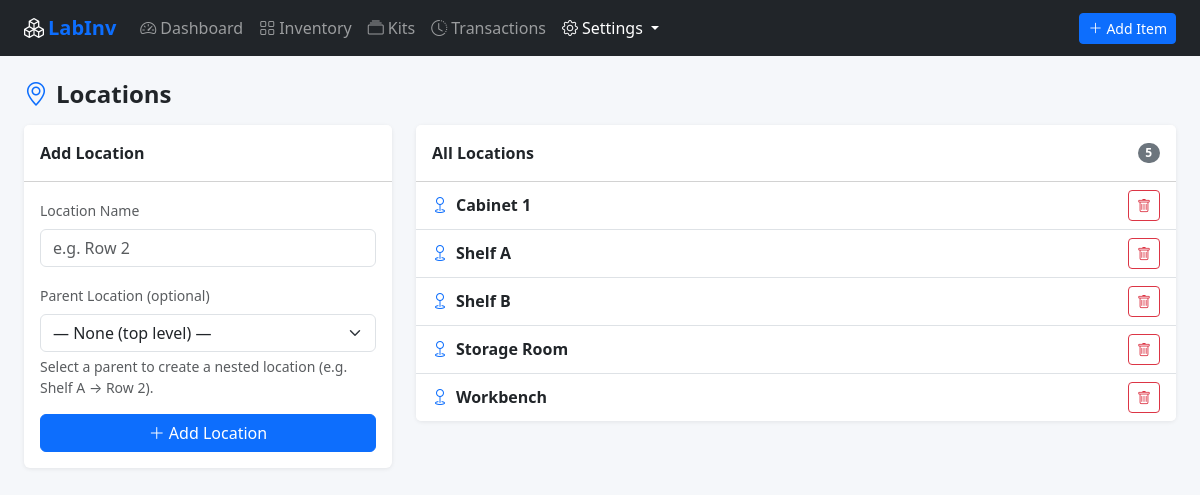
/locations, run on the app's committed database.
### tables this page shows
CREATE TABLE locations (
            id        INTEGER PRIMARY KEY AUTOINCREMENT,
            name      TEXT NOT NULL UNIQUE,
            parent_id INTEGER REFERENCES locations(id)
        );

### app.py (the view, shortened to what this page needs)
@app.route("/locations", methods=["GET", "POST"])
def locations():
    db = get_db()
    locs = db.execute("""
        SELECT l.*, p.name AS parent_name
        FROM locations l
        LEFT JOIN locations p ON l.parent_id = p.id
        ORDER BY COALESCE(p.name, l.name), l.parent_id NULLS FIRST, l.name
    """).fetchall()
    db.close()
    return render_template("locations.html", locations=locs)

### app.py (called while the page is built)
def get_db():
    conn = sqlite3.connect(DATABASE)
    conn.row_factory = sqlite3.Row
    conn.execute("PRAGMA foreign_keys = ON")
    return conn

### templates/locations.html (shortened to what this page needs)
{% extends "base.html" %}
{% block content %}
<div class="mt-4 mb-3">
  <h4 class="mb-0 fw-bold"><i class="bi bi-geo-alt me-2 text-primary"></i>Locations</h4>
</div>
<div class="row g-4">
  <div class="col-12 col-md-5 col-lg-4">
    <div class="card">
      <div class="card-header bg-white py-3"><span class="fw-semibold">Add Location</span></div>
      <div class="card-body">
        <form method="post">
          <div class="mb-3">
            <label class="form-label small text-muted">Location Name</label>
            <input type="text" name="name" class="form-control" placeholder="e.g. Row 2" required>
          </div>
          <div class="mb-3">
            <label class="form-label small text-muted">Parent Location <span class="text-muted">(optional)</span></label>
            <select name="parent_id" class="form-select">
              <option value="">— None (top level) —</option>
            </select>
            <div class="form-text">Select a parent to create a nested location (e.g. Shelf A → Row 2).</div>
          </div>
          <button class="btn btn-primary w-100" type="submit"><i class="bi bi-plus-lg me-1"></i>Add Location</button>
        </form>
      </div>
    </div>
  </div>
  <div class="col-12 col-md-7 col-lg-8">
    <div class="card">
      <div class="card-header bg-white py-3 d-flex justify-content-between align-items-center">
        <span class="fw-semibold">All Locations</span>
        <span class="badge bg-secondary rounded-pill">{{ locations|length }}</span>
      </div>
      <ul class="list-group list-group-flush">
        {% if locations %}
          {% set ns = namespace(last_parent=None) %}
          {% for loc in locations %}
            {% if not loc.parent_id %}
              {% set ns.last_parent = loc.name %}
              <li class="list-group-item d-flex justify-content-between align-items-center">
                <span class="fw-semibold"><i class="bi bi-geo me-2 text-primary"></i>{{ loc.name }}</span>
                <form method="post" action="/locations/{{ loc.id }}/delete"
                      onsubmit="return confirm('Delete location \'{{ loc.name }}\'?');">
                  <button class="btn btn-sm btn-outline-danger"><i class="bi bi-trash"></i></button>
                </form>
              </li>
            {% endif %}
          {% endfor %}
        {% else %}
          <li class="list-group-item text-muted text-center py-4">No locations yet.</li>
        {% endif %}
      </ul>
    </div>
  </div>
</div>
{% endblock %}

### templates/base.html (style rules this page uses)
body { background: #f5f7fa; }
.card { border: none; box-shadow: 0 1px 4px rgba(0,0,0,.08); }

### data on the page
locations: name "Cabinet 1"
locations: name "Shelf A"
locations: name "Shelf B"
locations: name "Storage Room"
locations: name "Workbench"

### other printed values
{{ locations|length }} "5"
